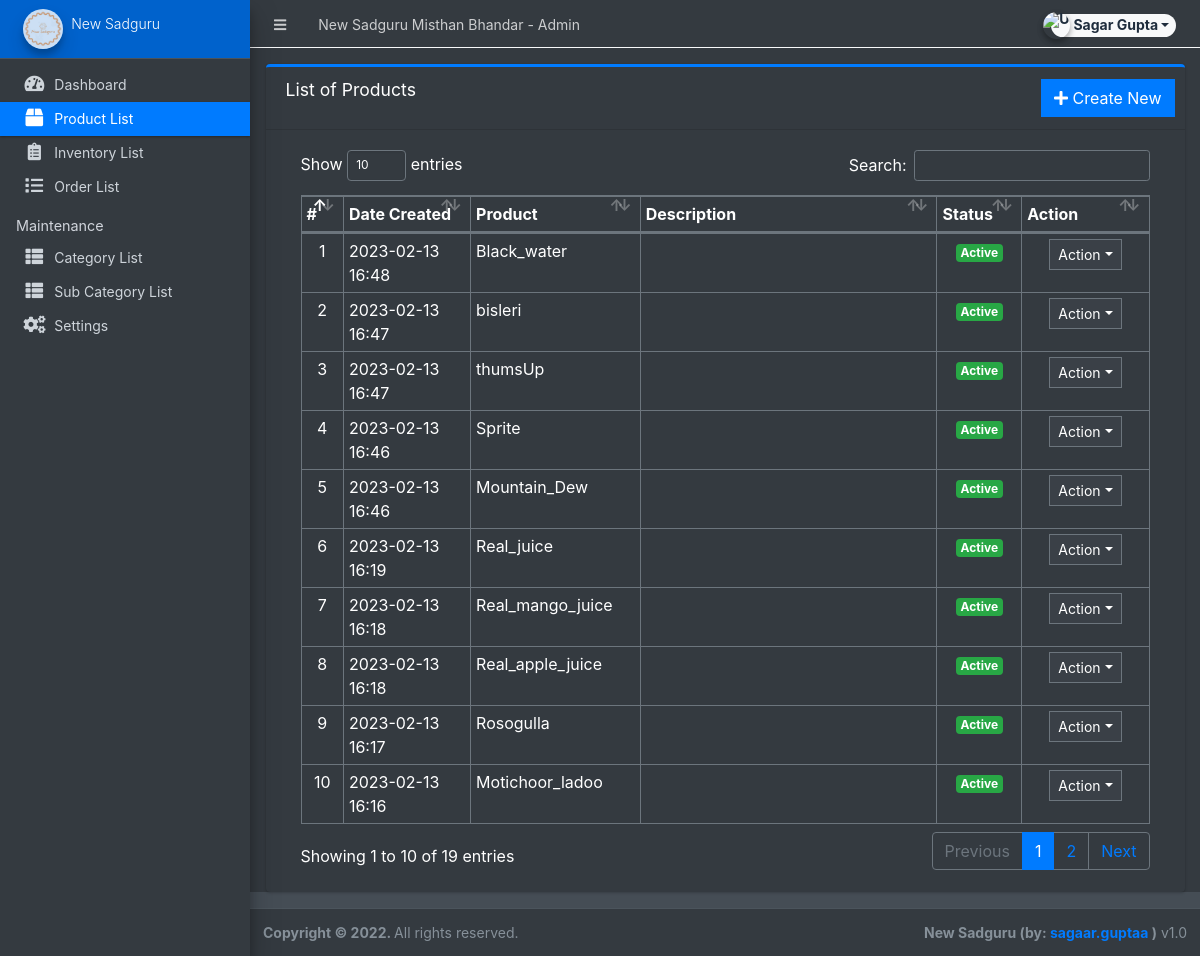
/admin/?page=product (signed in), run on the app's committed database.
### tables this page shows
CREATE TABLE `products` (
  `id` int(30) NOT NULL,
  `category_id` int(30) NOT NULL,
  `sub_category_id` int(30) NOT NULL,
  `product_name` varchar(250) NOT NULL,
  `description` text NOT NULL,
  `status` tinyint(1) NOT NULL DEFAULT 1,
  `date_created` datetime NOT NULL DEFAULT current_timestamp()
);

### admin/product/index.php (the view, shortened to what this page needs)
<div class="card card-outline card-primary">
	<div class="card-header">
		<h3 class="card-title">List of Products</h3>
		<div class="card-tools">
			<a href="?page=product/manage_product" class="btn btn-flat btn-primary"><span class="fas fa-plus"></span>  Create New</a>
		</div>
	</div>
	<div class="card-body">
		<div class="container-fluid">
        <div class="container-fluid">
			<table class="table table-bordered table-stripped">
				<colgroup>
					<col width="5%">
					<col width="15%">
					<col width="20%">
					<col width="35%">
					<col width="10%">
					<col width="15%">
				</colgroup>
				<thead>
					<tr>
						<th>#</th>
						<th>Date Created</th>
						<th>Product</th>
						<th>Description</th>
						<th>Status</th>
						<th>Action</th>
					</tr>
				</thead>
				<tbody>
					<?php
					$i = 1;
						$qry = $conn->query("SELECT * from `products` order by unix_timestamp(date_created) desc ");
						while($row = $qry->fetch_assoc()):
                            $row['description'] = strip_tags(stripslashes(html_entity_decode($row['description'])));
					?>
						<tr>
							<td class="text-center"><?php echo $i++; ?></td>
							<td><?php echo date("Y-m-d H:i",strtotime($row['date_created'])) ?></td>
							<td><?php echo $row['product_name'] ?></td>
							<td ><p class="truncate-1 m-0"><?php echo $row['description'] ?></p></td>
							<td class="text-center">
                                <?php if($row['status'] == 1): ?>
                                    <span class="badge badge-success">Active</span>
                                <?php else: ?>
                                    <span class="badge badge-danger">Inactive</span>
                                <?php endif; ?>
                            </td>
							<td align="center">
								 <button type="button" class="btn btn-flat btn-default btn-sm dropdown-toggle dropdown-icon" data-toggle="dropdown">
				                  		Action
				                  </button>
							</td>
						</tr>
					<?php endwhile; ?>
				</tbody>
			</table>
		</div>
		</div>
	</div>
</div>

### data on the page
products: date_created "2023-02-13 16:48", product_name "Black_water", status "Active"
products: date_created "2023-02-13 16:47", product_name "bisleri", status "Active"
products: date_created "2023-02-13 16:47", product_name "thumsUp", status "Active"
products: date_created "2023-02-13 16:46", product_name "Sprite", status "Active"
products: date_created "2023-02-13 16:46", product_name "Mountain_Dew", status "Active"
products: date_created "2023-02-13 16:19", product_name "Real_juice", status "Active"
products: date_created "2023-02-13 16:18", product_name "Real_mango_juice", status "Active"
products: date_created "2023-02-13 16:18", product_name "Real_apple_juice", status "Active"
products: date_created "2023-02-13 16:17", product_name "Rosogulla", status "Active"
products: date_created "2023-02-13 16:16", product_name "Motichoor_ladoo", status "Active"

### other printed values
$_settings->info('name') "New Sadguru Misthan Bhandar"
$_settings->userdata('firstname').' '.$_settings->userdata('lastname') "Sagar Gupta"
$_settings->info('short_name') "New Sadguru"
